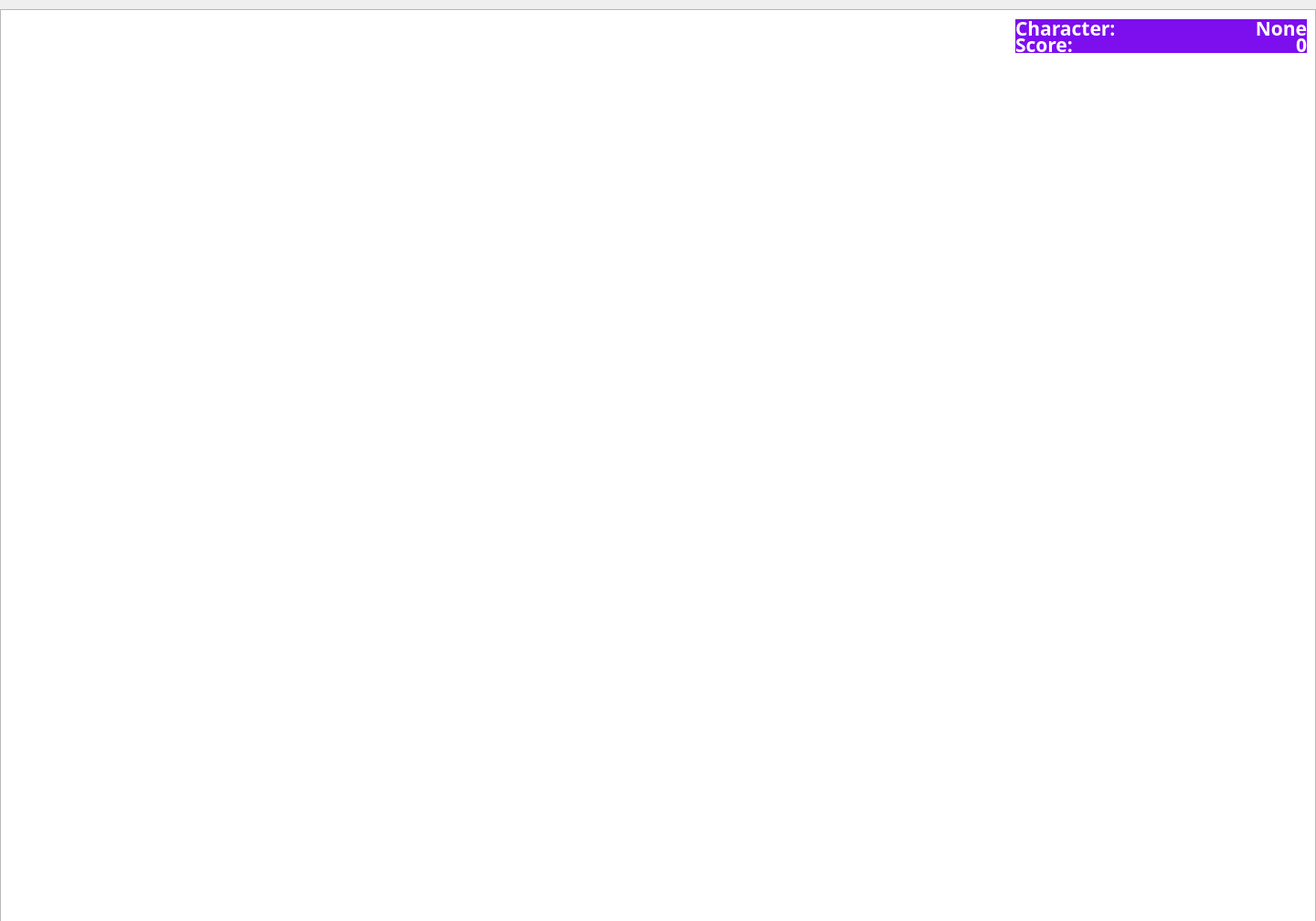
<?xml version="1.0" encoding="UTF-8"?>
<ui version="4.0">
 <class>GameInterface</class>
 <widget class="QMainWindow" name="GameInterface">
  <property name="geometry">
   <rect>
    <x>0</x>
    <y>0</y>
    <width>1440</width>
    <height>1008</height>
   </rect>
  </property>
  <property name="sizePolicy">
   <sizepolicy hsizetype="Maximum" vsizetype="Maximum">
    <horstretch>0</horstretch>
    <verstretch>0</verstretch>
   </sizepolicy>
  </property>
  <property name="minimumSize">
   <size>
    <width>1440</width>
    <height>1008</height>
   </size>
  </property>
  <property name="maximumSize">
   <size>
    <width>1440</width>
    <height>1008</height>
   </size>
  </property>
  <property name="windowTitle">
   <string>GameInterface</string>
  </property>
  <widget class="QWidget" name="centralWidget">
   <widget class="QGraphicsView" name="graphicsView">
    <property name="geometry">
     <rect>
      <x>0</x>
      <y>10</y>
      <width>1440</width>
      <height>1008</height>
     </rect>
    </property>
    <property name="sizePolicy">
     <sizepolicy hsizetype="Maximum" vsizetype="Maximum">
      <horstretch>0</horstretch>
      <verstretch>0</verstretch>
     </sizepolicy>
    </property>
    <property name="minimumSize">
     <size>
      <width>1440</width>
      <height>1008</height>
     </size>
    </property>
    <property name="maximumSize">
     <size>
      <width>1440</width>
      <height>1008</height>
     </size>
    </property>
    <property name="palette">
     <palette>
      <active>
       <colorrole role="WindowText">
        <brush brushstyle="SolidPattern">
         <color alpha="255">
          <red>238</red>
          <green>238</green>
          <blue>236</blue>
         </color>
        </brush>
       </colorrole>
      </active>
      <inactive>
       <colorrole role="WindowText">
        <brush brushstyle="SolidPattern">
         <color alpha="255">
          <red>238</red>
          <green>238</green>
          <blue>236</blue>
         </color>
        </brush>
       </colorrole>
      </inactive>
      <disabled>
       <colorrole role="WindowText">
        <brush brushstyle="SolidPattern">
         <color alpha="255">
          <red>190</red>
          <green>190</green>
          <blue>190</blue>
         </color>
        </brush>
       </colorrole>
      </disabled>
     </palette>
    </property>
    <property name="font">
     <font>
      <family>Courier 10 Pitch</family>
      <pointsize>16</pointsize>
     </font>
    </property>
   </widget>
   <widget class="QWidget" name="verticalLayoutWidget">
    <property name="geometry">
     <rect>
      <x>1100</x>
      <y>10</y>
      <width>341</width>
      <height>59</height>
     </rect>
    </property>
    <layout class="QVBoxLayout" name="verticalLayout">
     <property name="spacing">
      <number>0</number>
     </property>
     <item>
      <layout class="QHBoxLayout" name="horizontalLayout">
       <property name="spacing">
        <number>0</number>
       </property>
       <item>
        <widget class="QLabel" name="label_2">
         <property name="palette">
          <palette>
           <active>
            <colorrole role="WindowText">
             <brush brushstyle="SolidPattern">
              <color alpha="255">
               <red>255</red>
               <green>255</green>
               <blue>255</blue>
              </color>
             </brush>
            </colorrole>
            <colorrole role="Button">
             <brush brushstyle="SolidPattern">
              <color alpha="255">
               <red>0</red>
               <green>118</green>
               <blue>190</blue>
              </color>
             </brush>
            </colorrole>
            <colorrole role="Midlight">
             <brush brushstyle="SolidPattern">
              <color alpha="255">
               <red>0</red>
               <green>118</green>
               <blue>190</blue>
              </color>
             </brush>
            </colorrole>
            <colorrole role="Dark">
             <brush brushstyle="SolidPattern">
              <color alpha="255">
               <red>0</red>
               <green>118</green>
               <blue>190</blue>
              </color>
             </brush>
            </colorrole>
            <colorrole role="Mid">
             <brush brushstyle="SolidPattern">
              <color alpha="255">
               <red>0</red>
               <green>118</green>
               <blue>190</blue>
              </color>
             </brush>
            </colorrole>
            <colorrole role="Text">
             <brush brushstyle="SolidPattern">
              <color alpha="255">
               <red>0</red>
               <green>0</green>
               <blue>0</blue>
              </color>
             </brush>
            </colorrole>
            <colorrole role="ButtonText">
             <brush brushstyle="SolidPattern">
              <color alpha="255">
               <red>0</red>
               <green>0</green>
               <blue>0</blue>
              </color>
             </brush>
            </colorrole>
            <colorrole role="Base">
             <brush brushstyle="SolidPattern">
              <color alpha="255">
               <red>255</red>
               <green>255</green>
               <blue>255</blue>
              </color>
             </brush>
            </colorrole>
            <colorrole role="Window">
             <brush brushstyle="SolidPattern">
              <color alpha="255">
               <red>125</red>
               <green>14</green>
               <blue>237</blue>
              </color>
             </brush>
            </colorrole>
            <colorrole role="Highlight">
             <brush brushstyle="SolidPattern">
              <color alpha="255">
               <red>48</red>
               <green>140</green>
               <blue>198</blue>
              </color>
             </brush>
            </colorrole>
            <colorrole role="PlaceholderText">
             <brush brushstyle="SolidPattern">
              <color alpha="255">
               <red>0</red>
               <green>118</green>
               <blue>190</blue>
              </color>
             </brush>
            </colorrole>
           </active>
           <inactive>
            <colorrole role="WindowText">
             <brush brushstyle="SolidPattern">
              <color alpha="255">
               <red>255</red>
               <green>255</green>
               <blue>255</blue>
              </color>
             </brush>
            </colorrole>
            <colorrole role="Button">
             <brush brushstyle="SolidPattern">
              <color alpha="255">
               <red>0</red>
               <green>118</green>
               <blue>190</blue>
              </color>
             </brush>
            </colorrole>
            <colorrole role="Midlight">
             <brush brushstyle="SolidPattern">
              <color alpha="255">
               <red>0</red>
               <green>118</green>
               <blue>190</blue>
              </color>
             </brush>
            </colorrole>
            <colorrole role="Dark">
             <brush brushstyle="SolidPattern">
              <color alpha="255">
               <red>0</red>
               <green>118</green>
               <blue>190</blue>
              </color>
             </brush>
            </colorrole>
            <colorrole role="Mid">
             <brush brushstyle="SolidPattern">
              <color alpha="255">
               <red>0</red>
               <green>118</green>
               <blue>190</blue>
              </color>
             </brush>
            </colorrole>
            <colorrole role="Text">
             <brush brushstyle="SolidPattern">
              <color alpha="255">
               <red>0</red>
               <green>0</green>
               <blue>0</blue>
              </color>
             </brush>
            </colorrole>
            <colorrole role="ButtonText">
             <brush brushstyle="SolidPattern">
              <color alpha="255">
               <red>0</red>
               <green>0</green>
               <blue>0</blue>
              </color>
             </brush>
            </colorrole>
            <colorrole role="Base">
             <brush brushstyle="SolidPattern">
              <color alpha="255">
               <red>255</red>
               <green>255</green>
               <blue>255</blue>
              </color>
             </brush>
            </colorrole>
            <colorrole role="Window">
             <brush brushstyle="SolidPattern">
              <color alpha="255">
               <red>125</red>
               <green>14</green>
               <blue>237</blue>
              </color>
             </brush>
            </colorrole>
            <colorrole role="Highlight">
             <brush brushstyle="SolidPattern">
              <color alpha="255">
               <red>48</red>
               <green>140</green>
               <blue>198</blue>
              </color>
             </brush>
            </colorrole>
            <colorrole role="PlaceholderText">
             <brush brushstyle="SolidPattern">
              <color alpha="255">
               <red>0</red>
               <green>118</green>
               <blue>190</blue>
              </color>
             </brush>
            </colorrole>
           </inactive>
           <disabled>
            <colorrole role="WindowText">
             <brush brushstyle="SolidPattern">
              <color alpha="255">
               <red>0</red>
               <green>118</green>
               <blue>190</blue>
              </color>
             </brush>
            </colorrole>
            <colorrole role="Button">
             <brush brushstyle="SolidPattern">
              <color alpha="255">
               <red>0</red>
               <green>118</green>
               <blue>190</blue>
              </color>
             </brush>
            </colorrole>
            <colorrole role="Midlight">
             <brush brushstyle="SolidPattern">
              <color alpha="255">
               <red>0</red>
               <green>118</green>
               <blue>190</blue>
              </color>
             </brush>
            </colorrole>
            <colorrole role="Dark">
             <brush brushstyle="SolidPattern">
              <color alpha="255">
               <red>0</red>
               <green>118</green>
               <blue>190</blue>
              </color>
             </brush>
            </colorrole>
            <colorrole role="Mid">
             <brush brushstyle="SolidPattern">
              <color alpha="255">
               <red>0</red>
               <green>118</green>
               <blue>190</blue>
              </color>
             </brush>
            </colorrole>
            <colorrole role="Text">
             <brush brushstyle="SolidPattern">
              <color alpha="255">
               <red>0</red>
               <green>118</green>
               <blue>190</blue>
              </color>
             </brush>
            </colorrole>
            <colorrole role="ButtonText">
             <brush brushstyle="SolidPattern">
              <color alpha="255">
               <red>0</red>
               <green>118</green>
               <blue>190</blue>
              </color>
             </brush>
            </colorrole>
            <colorrole role="Base">
             <brush brushstyle="SolidPattern">
              <color alpha="255">
               <red>125</red>
               <green>14</green>
               <blue>237</blue>
              </color>
             </brush>
            </colorrole>
            <colorrole role="Window">
             <brush brushstyle="SolidPattern">
              <color alpha="255">
               <red>125</red>
               <green>14</green>
               <blue>237</blue>
              </color>
             </brush>
            </colorrole>
            <colorrole role="Highlight">
             <brush brushstyle="SolidPattern">
              <color alpha="255">
               <red>48</red>
               <green>140</green>
               <blue>198</blue>
              </color>
             </brush>
            </colorrole>
            <colorrole role="PlaceholderText">
             <brush brushstyle="SolidPattern">
              <color alpha="255">
               <red>0</red>
               <green>118</green>
               <blue>190</blue>
              </color>
             </brush>
            </colorrole>
           </disabled>
          </palette>
         </property>
         <property name="font">
          <font>
           <family>Courier 10 Pitch</family>
           <pointsize>16</pointsize>
           <weight>75</weight>
           <bold>true</bold>
          </font>
         </property>
         <property name="autoFillBackground">
          <bool>true</bool>
         </property>
         <property name="text">
          <string>Character:</string>
         </property>
         <property name="textInteractionFlags">
          <set>Qt::NoTextInteraction</set>
         </property>
        </widget>
       </item>
       <item>
        <widget class="QLabel" name="cName">
         <property name="palette">
          <palette>
           <active>
            <colorrole role="WindowText">
             <brush brushstyle="SolidPattern">
              <color alpha="255">
               <red>255</red>
               <green>255</green>
               <blue>255</blue>
              </color>
             </brush>
            </colorrole>
            <colorrole role="Button">
             <brush brushstyle="SolidPattern">
              <color alpha="255">
               <red>0</red>
               <green>118</green>
               <blue>190</blue>
              </color>
             </brush>
            </colorrole>
            <colorrole role="Midlight">
             <brush brushstyle="SolidPattern">
              <color alpha="255">
               <red>0</red>
               <green>118</green>
               <blue>190</blue>
              </color>
             </brush>
            </colorrole>
            <colorrole role="Dark">
             <brush brushstyle="SolidPattern">
              <color alpha="255">
               <red>0</red>
               <green>118</green>
               <blue>190</blue>
              </color>
             </brush>
            </colorrole>
            <colorrole role="Mid">
             <brush brushstyle="SolidPattern">
              <color alpha="255">
               <red>0</red>
               <green>118</green>
               <blue>190</blue>
              </color>
             </brush>
            </colorrole>
            <colorrole role="Text">
             <brush brushstyle="SolidPattern">
              <color alpha="255">
               <red>0</red>
               <green>0</green>
               <blue>0</blue>
              </color>
             </brush>
            </colorrole>
            <colorrole role="ButtonText">
             <brush brushstyle="SolidPattern">
              <color alpha="255">
               <red>0</red>
               <green>0</green>
               <blue>0</blue>
              </color>
             </brush>
            </colorrole>
            <colorrole role="Base">
             <brush brushstyle="SolidPattern">
              <color alpha="255">
               <red>255</red>
               <green>255</green>
               <blue>255</blue>
              </color>
             </brush>
            </colorrole>
            <colorrole role="Window">
             <brush brushstyle="SolidPattern">
              <color alpha="255">
               <red>125</red>
               <green>14</green>
               <blue>237</blue>
              </color>
             </brush>
            </colorrole>
            <colorrole role="Highlight">
             <brush brushstyle="SolidPattern">
              <color alpha="255">
               <red>48</red>
               <green>140</green>
               <blue>198</blue>
              </color>
             </brush>
            </colorrole>
            <colorrole role="PlaceholderText">
             <brush brushstyle="SolidPattern">
              <color alpha="255">
               <red>0</red>
               <green>118</green>
               <blue>190</blue>
              </color>
             </brush>
            </colorrole>
           </active>
           <inactive>
            <colorrole role="WindowText">
             <brush brushstyle="SolidPattern">
              <color alpha="255">
               <red>255</red>
               <green>255</green>
               <blue>255</blue>
              </color>
             </brush>
            </colorrole>
            <colorrole role="Button">
             <brush brushstyle="SolidPattern">
              <color alpha="255">
               <red>0</red>
               <green>118</green>
               <blue>190</blue>
              </color>
             </brush>
            </colorrole>
            <colorrole role="Midlight">
             <brush brushstyle="SolidPattern">
              <color alpha="255">
               <red>0</red>
               <green>118</green>
               <blue>190</blue>
              </color>
             </brush>
            </colorrole>
            <colorrole role="Dark">
             <brush brushstyle="SolidPattern">
              <color alpha="255">
               <red>0</red>
               <green>118</green>
               <blue>190</blue>
              </color>
             </brush>
            </colorrole>
            <colorrole role="Mid">
             <brush brushstyle="SolidPattern">
              <color alpha="255">
               <red>0</red>
               <green>118</green>
               <blue>190</blue>
              </color>
             </brush>
            </colorrole>
            <colorrole role="Text">
             <brush brushstyle="SolidPattern">
              <color alpha="255">
               <red>0</red>
               <green>0</green>
               <blue>0</blue>
              </color>
             </brush>
            </colorrole>
            <colorrole role="ButtonText">
             <brush brushstyle="SolidPattern">
              <color alpha="255">
               <red>0</red>
               <green>0</green>
               <blue>0</blue>
              </color>
             </brush>
            </colorrole>
            <colorrole role="Base">
             <brush brushstyle="SolidPattern">
              <color alpha="255">
               <red>255</red>
               <green>255</green>
               <blue>255</blue>
              </color>
             </brush>
            </colorrole>
            <colorrole role="Window">
             <brush brushstyle="SolidPattern">
              <color alpha="255">
               <red>125</red>
               <green>14</green>
               <blue>237</blue>
              </color>
             </brush>
            </colorrole>
            <colorrole role="Highlight">
             <brush brushstyle="SolidPattern">
              <color alpha="255">
               <red>48</red>
               <green>140</green>
               <blue>198</blue>
              </color>
             </brush>
            </colorrole>
            <colorrole role="PlaceholderText">
             <brush brushstyle="SolidPattern">
              <color alpha="255">
               <red>0</red>
               <green>118</green>
               <blue>190</blue>
              </color>
             </brush>
            </colorrole>
           </inactive>
           <disabled>
            <colorrole role="WindowText">
             <brush brushstyle="SolidPattern">
              <color alpha="255">
               <red>0</red>
               <green>118</green>
               <blue>190</blue>
              </color>
             </brush>
            </colorrole>
            <colorrole role="Button">
             <brush brushstyle="SolidPattern">
              <color alpha="255">
               <red>0</red>
               <green>118</green>
               <blue>190</blue>
              </color>
             </brush>
            </colorrole>
            <colorrole role="Midlight">
             <brush brushstyle="SolidPattern">
              <color alpha="255">
               <red>0</red>
               <green>118</green>
               <blue>190</blue>
              </color>
             </brush>
            </colorrole>
            <colorrole role="Dark">
             <brush brushstyle="SolidPattern">
              <color alpha="255">
               <red>0</red>
               <green>118</green>
               <blue>190</blue>
              </color>
             </brush>
            </colorrole>
            <colorrole role="Mid">
             <brush brushstyle="SolidPattern">
              <color alpha="255">
               <red>0</red>
               <green>118</green>
               <blue>190</blue>
              </color>
             </brush>
            </colorrole>
            <colorrole role="Text">
             <brush brushstyle="SolidPattern">
              <color alpha="255">
               <red>0</red>
               <green>118</green>
               <blue>190</blue>
              </color>
             </brush>
            </colorrole>
            <colorrole role="ButtonText">
             <brush brushstyle="SolidPattern">
              <color alpha="255">
               <red>0</red>
               <green>118</green>
               <blue>190</blue>
              </color>
             </brush>
            </colorrole>
            <colorrole role="Base">
             <brush brushstyle="SolidPattern">
              <color alpha="255">
               <red>125</red>
               <green>14</green>
               <blue>237</blue>
              </color>
             </brush>
            </colorrole>
            <colorrole role="Window">
             <brush brushstyle="SolidPattern">
              <color alpha="255">
               <red>125</red>
               <green>14</green>
               <blue>237</blue>
              </color>
             </brush>
            </colorrole>
            <colorrole role="Highlight">
             <brush brushstyle="SolidPattern">
              <color alpha="255">
               <red>48</red>
               <green>140</green>
               <blue>198</blue>
              </color>
             </brush>
            </colorrole>
            <colorrole role="PlaceholderText">
             <brush brushstyle="SolidPattern">
              <color alpha="255">
               <red>0</red>
               <green>118</green>
               <blue>190</blue>
              </color>
             </brush>
            </colorrole>
           </disabled>
          </palette>
         </property>
         <property name="font">
          <font>
           <family>Courier 10 Pitch</family>
           <pointsize>16</pointsize>
           <weight>75</weight>
           <bold>true</bold>
          </font>
         </property>
         <property name="autoFillBackground">
          <bool>true</bool>
         </property>
         <property name="text">
          <string>None</string>
         </property>
         <property name="alignment">
          <set>Qt::AlignRight|Qt::AlignTrailing|Qt::AlignVCenter</set>
         </property>
         <property name="textInteractionFlags">
          <set>Qt::NoTextInteraction</set>
         </property>
        </widget>
       </item>
      </layout>
     </item>
     <item>
      <layout class="QHBoxLayout" name="horizontalLayout_2">
       <property name="spacing">
        <number>0</number>
       </property>
       <item>
        <widget class="QLabel" name="label_3">
         <property name="palette">
          <palette>
           <active>
            <colorrole role="WindowText">
             <brush brushstyle="SolidPattern">
              <color alpha="255">
               <red>255</red>
               <green>255</green>
               <blue>255</blue>
              </color>
             </brush>
            </colorrole>
            <colorrole role="Button">
             <brush brushstyle="SolidPattern">
              <color alpha="255">
               <red>0</red>
               <green>118</green>
               <blue>190</blue>
              </color>
             </brush>
            </colorrole>
            <colorrole role="Midlight">
             <brush brushstyle="SolidPattern">
              <color alpha="255">
               <red>0</red>
               <green>118</green>
               <blue>190</blue>
              </color>
             </brush>
            </colorrole>
            <colorrole role="Dark">
             <brush brushstyle="SolidPattern">
              <color alpha="255">
               <red>0</red>
               <green>118</green>
               <blue>190</blue>
              </color>
             </brush>
            </colorrole>
            <colorrole role="Mid">
             <brush brushstyle="SolidPattern">
              <color alpha="255">
               <red>0</red>
               <green>118</green>
               <blue>190</blue>
              </color>
             </brush>
            </colorrole>
            <colorrole role="Text">
             <brush brushstyle="SolidPattern">
              <color alpha="255">
               <red>0</red>
               <green>0</green>
               <blue>0</blue>
              </color>
             </brush>
            </colorrole>
            <colorrole role="ButtonText">
             <brush brushstyle="SolidPattern">
              <color alpha="255">
               <red>0</red>
               <green>0</green>
               <blue>0</blue>
              </color>
             </brush>
            </colorrole>
            <colorrole role="Base">
             <brush brushstyle="SolidPattern">
              <color alpha="255">
               <red>255</red>
               <green>255</green>
               <blue>255</blue>
              </color>
             </brush>
            </colorrole>
            <colorrole role="Window">
             <brush brushstyle="SolidPattern">
              <color alpha="255">
               <red>125</red>
               <green>14</green>
               <blue>237</blue>
              </color>
             </brush>
            </colorrole>
            <colorrole role="Highlight">
             <brush brushstyle="SolidPattern">
              <color alpha="255">
               <red>48</red>
               <green>140</green>
               <blue>198</blue>
              </color>
             </brush>
            </colorrole>
            <colorrole role="PlaceholderText">
             <brush brushstyle="SolidPattern">
              <color alpha="255">
               <red>0</red>
               <green>118</green>
               <blue>190</blue>
              </color>
             </brush>
            </colorrole>
           </active>
           <inactive>
            <colorrole role="WindowText">
             <brush brushstyle="SolidPattern">
              <color alpha="255">
               <red>255</red>
               <green>255</green>
               <blue>255</blue>
              </color>
             </brush>
            </colorrole>
            <colorrole role="Button">
             <brush brushstyle="SolidPattern">
              <color alpha="255">
               <red>0</red>
               <green>118</green>
               <blue>190</blue>
              </color>
             </brush>
            </colorrole>
            <colorrole role="Midlight">
             <brush brushstyle="SolidPattern">
              <color alpha="255">
               <red>0</red>
               <green>118</green>
               <blue>190</blue>
              </color>
             </brush>
            </colorrole>
            <colorrole role="Dark">
             <brush brushstyle="SolidPattern">
              <color alpha="255">
               <red>0</red>
               <green>118</green>
               <blue>190</blue>
              </color>
             </brush>
            </colorrole>
            <colorrole role="Mid">
             <brush brushstyle="SolidPattern">
              <color alpha="255">
               <red>0</red>
               <green>118</green>
               <blue>190</blue>
              </color>
             </brush>
            </colorrole>
            <colorrole role="Text">
             <brush brushstyle="SolidPattern">
              <color alpha="255">
               <red>0</red>
               <green>0</green>
               <blue>0</blue>
              </color>
             </brush>
            </colorrole>
            <colorrole role="ButtonText">
             <brush brushstyle="SolidPattern">
              <color alpha="255">
               <red>0</red>
               <green>0</green>
               <blue>0</blue>
              </color>
             </brush>
            </colorrole>
            <colorrole role="Base">
             <brush brushstyle="SolidPattern">
              <color alpha="255">
               <red>255</red>
               <green>255</green>
               <blue>255</blue>
              </color>
             </brush>
            </colorrole>
            <colorrole role="Window">
             <brush brushstyle="SolidPattern">
              <color alpha="255">
               <red>125</red>
               <green>14</green>
               <blue>237</blue>
              </color>
             </brush>
            </colorrole>
            <colorrole role="Highlight">
             <brush brushstyle="SolidPattern">
              <color alpha="255">
               <red>48</red>
               <green>140</green>
               <blue>198</blue>
              </color>
             </brush>
            </colorrole>
            <colorrole role="PlaceholderText">
             <brush brushstyle="SolidPattern">
              <color alpha="255">
               <red>0</red>
               <green>118</green>
               <blue>190</blue>
              </color>
             </brush>
            </colorrole>
           </inactive>
           <disabled>
            <colorrole role="WindowText">
             <brush brushstyle="SolidPattern">
              <color alpha="255">
               <red>0</red>
               <green>118</green>
               <blue>190</blue>
              </color>
             </brush>
            </colorrole>
            <colorrole role="Button">
             <brush brushstyle="SolidPattern">
              <color alpha="255">
               <red>0</red>
               <green>118</green>
               <blue>190</blue>
              </color>
             </brush>
            </colorrole>
            <colorrole role="Midlight">
             <brush brushstyle="SolidPattern">
              <color alpha="255">
               <red>0</red>
               <green>118</green>
               <blue>190</blue>
              </color>
             </brush>
            </colorrole>
            <colorrole role="Dark">
             <brush brushstyle="SolidPattern">
              <color alpha="255">
               <red>0</red>
               <green>118</green>
               <blue>190</blue>
              </color>
             </brush>
            </colorrole>
            <colorrole role="Mid">
             <brush brushstyle="SolidPattern">
              <color alpha="255">
               <red>0</red>
               <green>118</green>
               <blue>190</blue>
              </color>
             </brush>
            </colorrole>
            <colorrole role="Text">
             <brush brushstyle="SolidPattern">
              <color alpha="255">
               <red>0</red>
               <green>118</green>
               <blue>190</blue>
              </color>
             </brush>
            </colorrole>
            <colorrole role="ButtonText">
             <brush brushstyle="SolidPattern">
              <color alpha="255">
               <red>0</red>
               <green>118</green>
               <blue>190</blue>
              </color>
             </brush>
            </colorrole>
            <colorrole role="Base">
             <brush brushstyle="SolidPattern">
              <color alpha="255">
               <red>125</red>
               <green>14</green>
               <blue>237</blue>
              </color>
             </brush>
            </colorrole>
            <colorrole role="Window">
             <brush brushstyle="SolidPattern">
              <color alpha="255">
               <red>125</red>
               <green>14</green>
               <blue>237</blue>
              </color>
             </brush>
            </colorrole>
            <colorrole role="Highlight">
             <brush brushstyle="SolidPattern">
              <color alpha="255">
               <red>48</red>
               <green>140</green>
               <blue>198</blue>
              </color>
             </brush>
            </colorrole>
            <colorrole role="PlaceholderText">
             <brush brushstyle="SolidPattern">
              <color alpha="255">
               <red>0</red>
               <green>118</green>
               <blue>190</blue>
              </color>
             </brush>
            </colorrole>
           </disabled>
          </palette>
         </property>
         <property name="font">
          <font>
           <family>Courier 10 Pitch</family>
           <pointsize>16</pointsize>
           <weight>75</weight>
           <bold>true</bold>
          </font>
         </property>
         <property name="autoFillBackground">
          <bool>true</bool>
         </property>
         <property name="text">
          <string>Score:</string>
         </property>
         <property name="textInteractionFlags">
          <set>Qt::NoTextInteraction</set>
         </property>
        </widget>
       </item>
       <item>
        <widget class="QLabel" name="score">
         <property name="palette">
          <palette>
           <active>
            <colorrole role="WindowText">
             <brush brushstyle="SolidPattern">
              <color alpha="255">
               <red>255</red>
               <green>255</green>
               <blue>255</blue>
              </color>
             </brush>
            </colorrole>
            <colorrole role="Button">
             <brush brushstyle="SolidPattern">
              <color alpha="255">
               <red>0</red>
               <green>118</green>
               <blue>190</blue>
              </color>
             </brush>
            </colorrole>
            <colorrole role="Midlight">
             <brush brushstyle="SolidPattern">
              <color alpha="255">
               <red>0</red>
               <green>118</green>
               <blue>190</blue>
              </color>
             </brush>
            </colorrole>
            <colorrole role="Dark">
             <brush brushstyle="SolidPattern">
              <color alpha="255">
               <red>0</red>
               <green>118</green>
               <blue>190</blue>
              </color>
             </brush>
            </colorrole>
            <colorrole role="Mid">
             <brush brushstyle="SolidPattern">
              <color alpha="255">
               <red>0</red>
               <green>118</green>
               <blue>190</blue>
              </color>
             </brush>
            </colorrole>
            <colorrole role="Text">
             <brush brushstyle="SolidPattern">
              <color alpha="255">
               <red>0</red>
               <green>0</green>
               <blue>0</blue>
              </color>
             </brush>
            </colorrole>
            <colorrole role="ButtonText">
             <brush brushstyle="SolidPattern">
              <color alpha="255">
               <red>0</red>
               <green>0</green>
               <blue>0</blue>
              </color>
             </brush>
            </colorrole>
            <colorrole role="Base">
             <brush brushstyle="SolidPattern">
              <color alpha="255">
               <red>255</red>
               <green>255</green>
               <blue>255</blue>
              </color>
             </brush>
            </colorrole>
            <colorrole role="Window">
             <brush brushstyle="SolidPattern">
              <color alpha="255">
               <red>125</red>
               <green>14</green>
               <blue>237</blue>
              </color>
             </brush>
            </colorrole>
            <colorrole role="Highlight">
             <brush brushstyle="SolidPattern">
              <color alpha="255">
               <red>48</red>
               <green>140</green>
               <blue>198</blue>
              </color>
             </brush>
            </colorrole>
            <colorrole role="PlaceholderText">
             <brush brushstyle="SolidPattern">
              <color alpha="255">
               <red>0</red>
               <green>118</green>
               <blue>190</blue>
              </color>
             </brush>
            </colorrole>
           </active>
           <inactive>
            <colorrole role="WindowText">
             <brush brushstyle="SolidPattern">
              <color alpha="255">
               <red>255</red>
               <green>255</green>
               <blue>255</blue>
              </color>
             </brush>
            </colorrole>
            <colorrole role="Button">
             <brush brushstyle="SolidPattern">
              <color alpha="255">
               <red>0</red>
               <green>118</green>
               <blue>190</blue>
              </color>
             </brush>
            </colorrole>
            <colorrole role="Midlight">
             <brush brushstyle="SolidPattern">
              <color alpha="255">
               <red>0</red>
               <green>118</green>
               <blue>190</blue>
              </color>
             </brush>
            </colorrole>
            <colorrole role="Dark">
             <brush brushstyle="SolidPattern">
              <color alpha="255">
               <red>0</red>
               <green>118</green>
               <blue>190</blue>
              </color>
             </brush>
            </colorrole>
            <colorrole role="Mid">
             <brush brushstyle="SolidPattern">
              <color alpha="255">
               <red>0</red>
               <green>118</green>
               <blue>190</blue>
              </color>
             </brush>
            </colorrole>
            <colorrole role="Text">
             <brush brushstyle="SolidPattern">
              <color alpha="255">
               <red>0</red>
               <green>0</green>
               <blue>0</blue>
              </color>
             </brush>
            </colorrole>
            <colorrole role="ButtonText">
             <brush brushstyle="SolidPattern">
              <color alpha="255">
               <red>0</red>
               <green>0</green>
               <blue>0</blue>
              </color>
             </brush>
            </colorrole>
            <colorrole role="Base">
             <brush brushstyle="SolidPattern">
              <color alpha="255">
               <red>255</red>
               <green>255</green>
               <blue>255</blue>
              </color>
             </brush>
            </colorrole>
            <colorrole role="Window">
             <brush brushstyle="SolidPattern">
              <color alpha="255">
               <red>125</red>
               <green>14</green>
               <blue>237</blue>
              </color>
             </brush>
            </colorrole>
            <colorrole role="Highlight">
             <brush brushstyle="SolidPattern">
              <color alpha="255">
               <red>48</red>
               <green>140</green>
               <blue>198</blue>
              </color>
             </brush>
            </colorrole>
            <colorrole role="PlaceholderText">
             <brush brushstyle="SolidPattern">
              <color alpha="255">
               <red>0</red>
               <green>118</green>
               <blue>190</blue>
              </color>
             </brush>
            </colorrole>
           </inactive>
           <disabled>
            <colorrole role="WindowText">
             <brush brushstyle="SolidPattern">
              <color alpha="255">
               <red>0</red>
               <green>118</green>
               <blue>190</blue>
              </color>
             </brush>
            </colorrole>
            <colorrole role="Button">
             <brush brushstyle="SolidPattern">
              <color alpha="255">
               <red>0</red>
               <green>118</green>
               <blue>190</blue>
              </color>
             </brush>
            </colorrole>
            <colorrole role="Midlight">
             <brush brushstyle="SolidPattern">
              <color alpha="255">
               <red>0</red>
               <green>118</green>
               <blue>190</blue>
              </color>
             </brush>
            </colorrole>
            <colorrole role="Dark">
             <brush brushstyle="SolidPattern">
              <color alpha="255">
               <red>0</red>
               <green>118</green>
               <blue>190</blue>
              </color>
             </brush>
            </colorrole>
            <colorrole role="Mid">
             <brush brushstyle="SolidPattern">
              <color alpha="255">
               <red>0</red>
               <green>118</green>
               <blue>190</blue>
              </color>
             </brush>
            </colorrole>
            <colorrole role="Text">
             <brush brushstyle="SolidPattern">
              <color alpha="255">
               <red>0</red>
               <green>118</green>
               <blue>190</blue>
              </color>
             </brush>
            </colorrole>
            <colorrole role="ButtonText">
             <brush brushstyle="SolidPattern">
              <color alpha="255">
               <red>0</red>
               <green>118</green>
               <blue>190</blue>
              </color>
             </brush>
            </colorrole>
            <colorrole role="Base">
             <brush brushstyle="SolidPattern">
              <color alpha="255">
               <red>125</red>
               <green>14</green>
               <blue>237</blue>
              </color>
             </brush>
            </colorrole>
            <colorrole role="Window">
             <brush brushstyle="SolidPattern">
              <color alpha="255">
               <red>125</red>
               <green>14</green>
               <blue>237</blue>
              </color>
             </brush>
            </colorrole>
            <colorrole role="Highlight">
             <brush brushstyle="SolidPattern">
              <color alpha="255">
               <red>48</red>
               <green>140</green>
               <blue>198</blue>
              </color>
             </brush>
            </colorrole>
            <colorrole role="PlaceholderText">
             <brush brushstyle="SolidPattern">
              <color alpha="255">
               <red>0</red>
               <green>118</green>
               <blue>190</blue>
              </color>
             </brush>
            </colorrole>
           </disabled>
          </palette>
         </property>
         <property name="font">
          <font>
           <family>Courier 10 Pitch</family>
           <pointsize>16</pointsize>
           <weight>75</weight>
           <bold>true</bold>
          </font>
         </property>
         <property name="autoFillBackground">
          <bool>true</bool>
         </property>
         <property name="text">
          <string>0</string>
         </property>
         <property name="alignment">
          <set>Qt::AlignRight|Qt::AlignTrailing|Qt::AlignVCenter</set>
         </property>
         <property name="textInteractionFlags">
          <set>Qt::NoTextInteraction</set>
         </property>
        </widget>
       </item>
      </layout>
     </item>
    </layout>
   </widget>
  </widget>
 </widget>
 <layoutdefault spacing="6" margin="11"/>
 <resources/>
 <connections/>
</ui>
